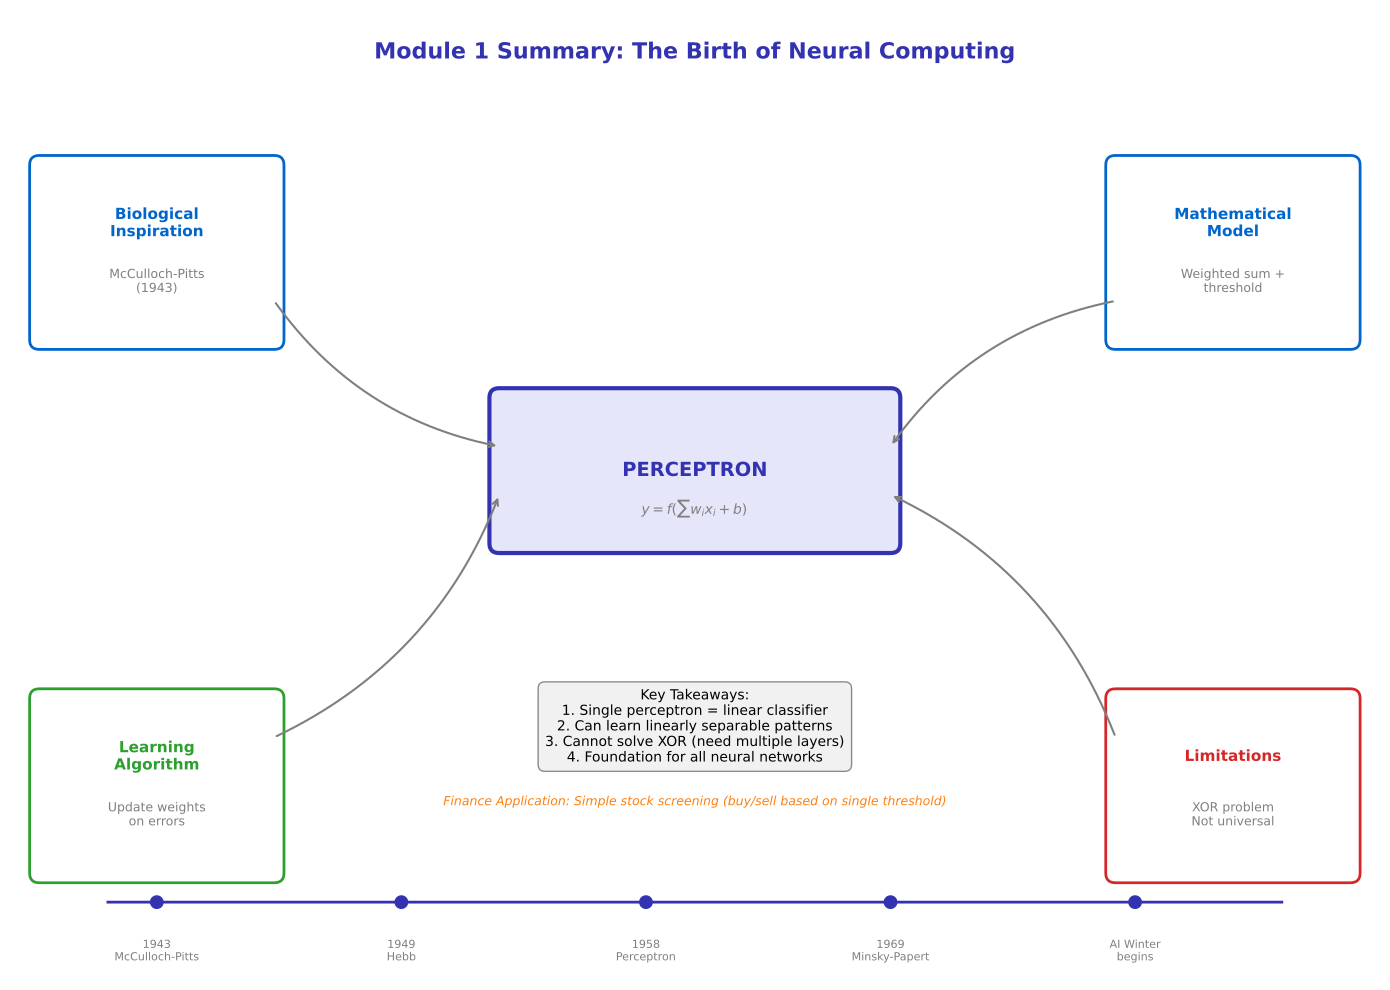

The script that saved this image:
"""
Module 1 Summary Concept Map
Module 1: The Birth of Neural Computing
"""

import matplotlib.pyplot as plt
import matplotlib.patches as patches
from matplotlib.patches import FancyBboxPatch, FancyArrowPatch, Circle

CHART_METADATA = {
    'title': 'Module1 Summary Diagram',
    'url': 'https://github.com/QuantLet/neural-networks-introduction/tree/main/module1_summary_diagram'
}

# Colors matching Beamer template
mlpurple = '#3333B2'
mlblue = '#0066CC'
mlorange = '#FF7F0E'
mlgreen = '#2CA02C'
mlred = '#D62728'
mlgray = '#7F7F7F'

# Set up figure
fig, ax = plt.subplots(figsize=(14, 10))
ax.set_xlim(0, 14)
ax.set_ylim(0, 10)
ax.axis('off')

# Title
ax.text(7, 9.5, 'Module 1 Summary: The Birth of Neural Computing',
        fontsize=16, fontweight='bold', ha='center', color=mlpurple)

# Central concept: Perceptron
perceptron_box = FancyBboxPatch((5, 4.5), 4, 1.5, boxstyle="round,pad=0.1",
                                  facecolor='#E6E6FA', edgecolor=mlpurple, linewidth=3)
ax.add_patch(perceptron_box)
ax.text(7, 5.25, 'PERCEPTRON', ha='center', va='center', fontsize=14, fontweight='bold', color=mlpurple)
ax.text(7, 4.85, '$y = f(\\sum w_i x_i + b)$', ha='center', va='center', fontsize=10, color=mlgray)

# Four corners: Key concepts
concepts = [
    {'pos': (1.5, 7.5), 'title': 'Biological\nInspiration', 'desc': 'McCulloch-Pitts\n(1943)', 'color': mlblue},
    {'pos': (12.5, 7.5), 'title': 'Mathematical\nModel', 'desc': 'Weighted sum +\nthreshold', 'color': mlblue},
    {'pos': (1.5, 2), 'title': 'Learning\nAlgorithm', 'desc': 'Update weights\non errors', 'color': mlgreen},
    {'pos': (12.5, 2), 'title': 'Limitations', 'desc': 'XOR problem\nNot universal', 'color': mlred}
]

for concept in concepts:
    x, y = concept['pos']
    box = FancyBboxPatch((x - 1.2, y - 0.9), 2.4, 1.8, boxstyle="round,pad=0.1",
                          facecolor='white', edgecolor=concept['color'], linewidth=2)
    ax.add_patch(box)
    ax.text(x, y + 0.3, concept['title'], ha='center', va='center',
            fontsize=11, fontweight='bold', color=concept['color'])
    ax.text(x, y - 0.3, concept['desc'], ha='center', va='center',
            fontsize=9, color=mlgray)

# Arrows from corners to center
arrow_params = dict(arrowstyle='->', color=mlgray, lw=1.5, connectionstyle="arc3,rad=0.2")

ax.annotate('', xy=(5, 5.5), xytext=(2.7, 7), arrowprops=arrow_params)
ax.annotate('', xy=(9, 5.5), xytext=(11.3, 7), arrowprops=arrow_params)
ax.annotate('', xy=(5, 5), xytext=(2.7, 2.5), arrowprops=arrow_params)
ax.annotate('', xy=(9, 5), xytext=(11.3, 2.5), arrowprops=arrow_params)

# Timeline at bottom
ax.plot([1, 13], [0.8, 0.8], color=mlpurple, linewidth=2)
timeline_events = [
    (1.5, '1943\nMcCulloch-Pitts'),
    (4, '1949\nHebb'),
    (6.5, '1958\nPerceptron'),
    (9, '1969\nMinsky-Papert'),
    (11.5, 'AI Winter\nbegins')
]

for x, label in timeline_events:
    ax.scatter([x], [0.8], s=80, c=mlpurple, zorder=5)
    ax.text(x, 0.2, label, ha='center', fontsize=8, color=mlgray)

# Key takeaways
takeaways = [
    "Key Takeaways:",
    "1. Single perceptron = linear classifier",
    "2. Can learn linearly separable patterns",
    "3. Cannot solve XOR (need multiple layers)",
    "4. Foundation for all neural networks"
]

takeaway_text = '\n'.join(takeaways)
ax.text(7, 3, takeaway_text, ha='center', va='top', fontsize=10,
        bbox=dict(boxstyle='round,pad=0.5', facecolor='#F0F0F0', edgecolor=mlgray, alpha=0.9))

# Finance connection
ax.text(7, 1.8, 'Finance Application: Simple stock screening (buy/sell based on single threshold)',
        ha='center', fontsize=9, style='italic', color=mlorange)

plt.tight_layout()
plt.savefig('module1_summary_diagram.pdf', format='pdf', bbox_inches='tight', dpi=300)
plt.savefig('module1_summary_diagram.png', format='png', bbox_inches='tight', dpi=300)
plt.close()

print("Generated: module1_summary_diagram.pdf")
